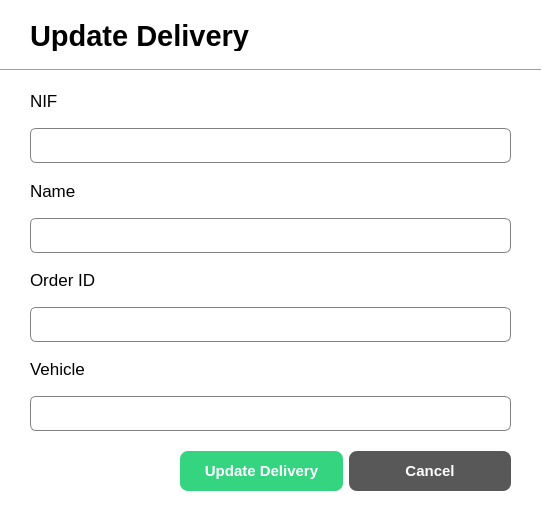
<?xml version="1.0" encoding="UTF-8"?>
<ui version="4.0">
 <class>UpdateOrderDialog</class>
 <widget class="QDialog" name="UpdateOrderDialog">
  <property name="geometry">
   <rect>
    <x>0</x>
    <y>0</y>
    <width>542</width>
    <height>515</height>
   </rect>
  </property>
  <property name="windowTitle">
   <string>Update Delivery Dialog</string>
  </property>
  <property name="styleSheet">
   <string notr="true">QDialog{
	background-color: white;
}

QLineEdit{
	border: 1px solid gray;
	border-radius: 6px;
	padding-left: 15px;
height: 35px;
}

</string>
  </property>
  <widget class="QLabel" name="label">
   <property name="geometry">
    <rect>
     <x>30</x>
     <y>20</y>
     <width>301</width>
     <height>31</height>
    </rect>
   </property>
   <property name="font">
    <font>
     <pointsize>22</pointsize>
     <bold>true</bold>
    </font>
   </property>
   <property name="text">
    <string>Update Delivery</string>
   </property>
  </widget>
  <widget class="QWidget" name="layoutWidget">
   <property name="geometry">
    <rect>
     <x>30</x>
     <y>80</y>
     <width>481</width>
     <height>351</height>
    </rect>
   </property>
   <layout class="QVBoxLayout" name="verticalLayout_5">
    <item>
     <layout class="QVBoxLayout" name="verticalLayout">
      <item>
       <widget class="QLabel" name="label_2">
        <property name="font">
         <font>
          <pointsize>13</pointsize>
         </font>
        </property>
        <property name="text">
         <string>NIF</string>
        </property>
       </widget>
      </item>
      <item>
       <widget class="QLineEdit" name="lineEdit_NIF">
        <property name="minimumSize">
         <size>
          <width>0</width>
          <height>35</height>
         </size>
        </property>
        <property name="maximumSize">
         <size>
          <width>16777215</width>
          <height>35</height>
         </size>
        </property>
       </widget>
      </item>
     </layout>
    </item>
    <item>
     <layout class="QVBoxLayout" name="verticalLayout_2">
      <item>
       <widget class="QLabel" name="label_3">
        <property name="font">
         <font>
          <pointsize>13</pointsize>
         </font>
        </property>
        <property name="text">
         <string>Name</string>
        </property>
       </widget>
      </item>
      <item>
       <widget class="QLineEdit" name="lineEdit_name">
        <property name="minimumSize">
         <size>
          <width>0</width>
          <height>35</height>
         </size>
        </property>
        <property name="maximumSize">
         <size>
          <width>16777215</width>
          <height>35</height>
         </size>
        </property>
       </widget>
      </item>
     </layout>
    </item>
    <item>
     <layout class="QVBoxLayout" name="verticalLayout_3">
      <item>
       <widget class="QLabel" name="label_4">
        <property name="font">
         <font>
          <pointsize>13</pointsize>
         </font>
        </property>
        <property name="text">
         <string>Order ID</string>
        </property>
       </widget>
      </item>
      <item>
       <widget class="QLineEdit" name="lineEdit_orderID">
        <property name="minimumSize">
         <size>
          <width>0</width>
          <height>35</height>
         </size>
        </property>
        <property name="maximumSize">
         <size>
          <width>16777215</width>
          <height>35</height>
         </size>
        </property>
       </widget>
      </item>
     </layout>
    </item>
    <item>
     <layout class="QVBoxLayout" name="verticalLayout_4">
      <item>
       <widget class="QLabel" name="label_5">
        <property name="font">
         <font>
          <pointsize>13</pointsize>
         </font>
        </property>
        <property name="text">
         <string>Vehicle</string>
        </property>
       </widget>
      </item>
      <item>
       <widget class="QLineEdit" name="lineEdit_vehicle">
        <property name="minimumSize">
         <size>
          <width>0</width>
          <height>35</height>
         </size>
        </property>
        <property name="maximumSize">
         <size>
          <width>16777215</width>
          <height>35</height>
         </size>
        </property>
       </widget>
      </item>
     </layout>
    </item>
   </layout>
  </widget>
  <widget class="QWidget" name="layoutWidget">
   <property name="geometry">
    <rect>
     <x>180</x>
     <y>450</y>
     <width>331</width>
     <height>42</height>
    </rect>
   </property>
   <layout class="QHBoxLayout" name="horizontalLayout">
    <item>
     <widget class="QPushButton" name="btn_updateOrderDetails">
      <property name="minimumSize">
       <size>
        <width>0</width>
        <height>40</height>
       </size>
      </property>
      <property name="styleSheet">
       <string notr="true">QPushButton{
	background-color: #34D481;
	color: white;
	border: none;
	border-radius: 8px;
	font-weight: bold;
	font-size: 15px
}

QPushButton:hover {
    background-color: #28a766; 
    cursor: pointer;
}</string>
      </property>
      <property name="text">
       <string>Update Delivery</string>
      </property>
     </widget>
    </item>
    <item>
     <widget class="QPushButton" name="btn_cancel">
      <property name="minimumSize">
       <size>
        <width>0</width>
        <height>40</height>
       </size>
      </property>
      <property name="styleSheet">
       <string notr="true">QPushButton{
	background-color: #585858;
	color: white;
	border: none;
	border-radius: 8px;
	font-weight: bold;
	font-size: 15px
}

QPushButton:hover {
    background-color: #7a7a7a;
    cursor: pointer; 
}</string>
      </property>
      <property name="text">
       <string>Cancel</string>
      </property>
     </widget>
    </item>
   </layout>
  </widget>
  <widget class="Line" name="line">
   <property name="geometry">
    <rect>
     <x>0</x>
     <y>60</y>
     <width>541</width>
     <height>20</height>
    </rect>
   </property>
   <property name="cursor">
    <cursorShape>ArrowCursor</cursorShape>
   </property>
   <property name="orientation">
    <enum>Qt::Horizontal</enum>
   </property>
  </widget>
 </widget>
 <resources/>
 <connections/>
</ui>
